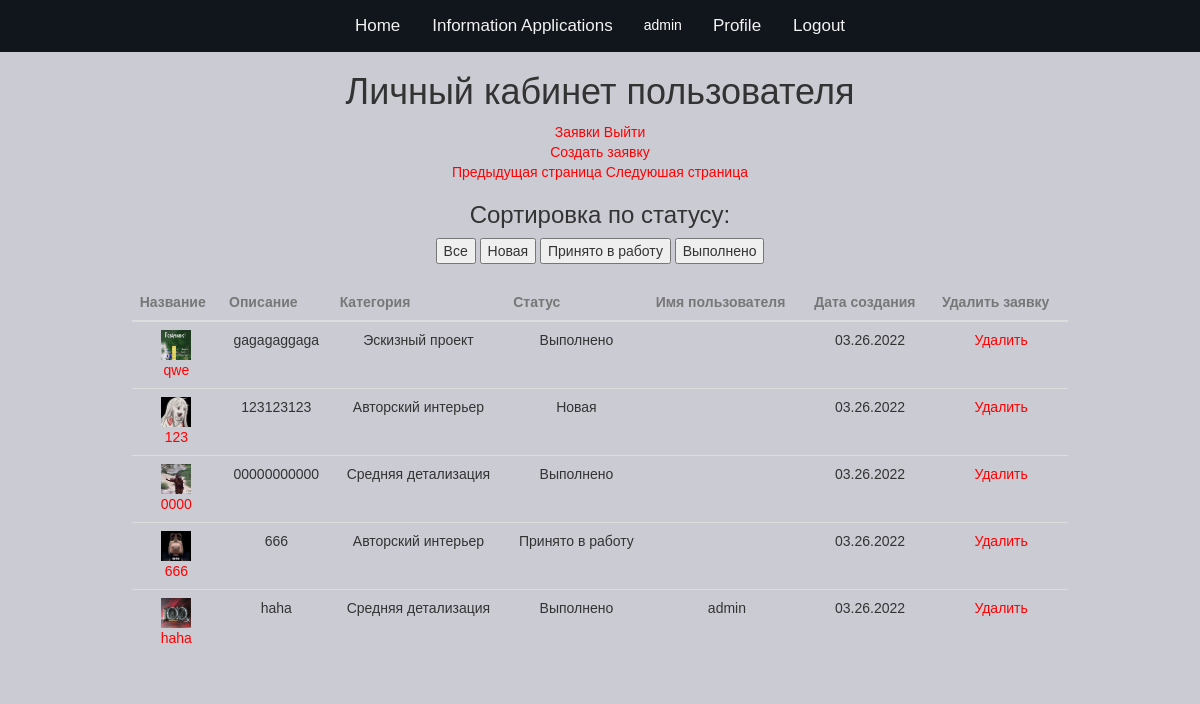
The page /accounts/profile/ (signed in) on the database its author committed.
### accounts/models.py (models this page shows, shortened)
class User(AbstractBaseUser, PermissionsMixin):
    id = models.AutoField(primary_key=True, unique=True)
    full_name = models.CharField(max_length=50,)
    username = models.CharField(max_length=50, unique=True)
    password = models.CharField(max_length=200)
    email = models.EmailField(unique=True, max_length=254)
    is_staff = models.BooleanField(default=False)
    USERNAME_FIELD = 'username'  # Идентификатор для обращения
    REQUIRED_FIELDS = ['email']  # Список имён полей для Superuser
    objects = MyUserManager()

class Application(models.Model):
    id = models.AutoField(primary_key=True, unique=True, verbose_name='id')
    title = models.CharField(max_length=200, verbose_name='Название')
    desc = models.TextField(max_length=400, verbose_name='Описание')
    img = models.ImageField(upload_to='img', verbose_name='Картинка')
    ready_design = models.ImageField(upload_to='design', verbose_name='Готовый дизайн', null=True, blank=True)
    user = models.ForeignKey(User, on_delete=models.SET_NULL, verbose_name='Пользователь', null=True, blank=True,
                             to_field='id')
    date = models.DateField(default=datetime.today())
    comment = models.TextField(max_length=400, verbose_name='Комментарий', null=True, blank=True)
    NEW = 'new'
    LOAD = 'load'
    READY = 'ready'
    LOAN_STATUS = (
        (NEW, 'Новая'),
        (LOAD, 'Принято в работу'),
        (READY, 'Выполнено'),
    )
    status = models.CharField(max_length=30, choices=LOAN_STATUS, default='new', help_text='Статус',
                              verbose_name='Статус')
    SKETCH = 'sketch'
    MID_DETAIL = 'mid_detail'
    AUTHOR = 'author'
    CATEGORIES = (
        (SKETCH, 'Эскизный проект'),
        (MID_DETAIL, 'Средняя детализация'),
        (AUTHOR, 'Авторский интерьер'),
    )
    category = models.CharField(max_length=30, choices=CATEGORIES, default='Эскизный проект', help_text='Категории',
                                verbose_name='Категории')
    def get_absolute_url(self):  # Тут мы создали новый метод
        return reverse('profile_application_detail', args=[str(self.id)])

### accounts/views.py (the view)
# urls.py: path('profile/', views.profile.as_view(), name='profile'),
class profile(generic.ListView):
    model = Application
    template_name = 'registration/profile.html'
    paginate_by = 5
    def get_queryset(self):
        ordering = self.request.GET.get('orderby')
        if ordering == 'Выполнено':
            ordering = 'ready'
        elif ordering == 'Принято в работу':
            ordering = 'load'
        elif ordering == 'Новая':
            ordering = 'new'
        elif ordering == 'Все':
            ordering = ''
        if ordering == '' or ordering == None:
            if self.request.user.is_staff:
                return Application.objects.filter()
            else:
                return Application.objects.filter(user__exact=self.request.user.id)
        else:
            if self.request.user.is_staff:
                return Application.objects.filter(status=ordering)
            else:
                return Application.objects.filter(user__exact=self.request.user.id, status=ordering)

### accounts/templates/registration/profile.html (shortened to what this page needs)
{% extends 'base.html' %}
{% load static %}
{% block content %}
<h1>Личный кабинет пользователя</h1>
<a href="{% url 'profile_applications' %}">Заявки</a>
<a href="{% url 'logout'%}?next={{request.path}}">Выйти</a>
{% if request.user.is_authenticated %}
<a  class="ap" href="{% url 'profile_applications_create' %}">Создать заявку </a>
<div>
  {% if page_obj.has_previous %}
    <a href="?page={{ page_obj.previous_page_number }}">Предыдущая страница</a>
  {% else %}
    <a href="#">Предыдущая страница</a>
  {% endif %}
  {% if page_obj.has_next %}
    <a href="?page={{ page_obj.next_page_number }}">Следуюшая страница</a>
  {% else %}
    <a href="#">Следуюшая страница</a>
  {% endif %}
</div>
{% endif %}
<h3>Сортировка по статусу:</h3>
<form action="{% url 'profile_applications' %}" method="get">
    <input type="submit" name="orderby" value="Все">
    <input type="submit" name="orderby" value="Новая">
    <input type="submit" name="orderby" value="Принято в работу">
    <input type="submit" name="orderby" value="Выполнено">
</form><br>
{% if application_list %}
<table class="table align-middle table-edge table-hover table-nowrap mb-0">
  <thead class="thead-light">
      <tr>
          <th>
              <a href="javascript: void(0);" class="text-muted list-sort" data-sort="name">
                  Название
              </a>
          </th>
          <th>
              <a href="javascript: void(0);" class="text-muted list-sort" data-sort="email">
                  Описание
              </a>
          </th>
          <th>
              <a href="javascript: void(0);" class="text-muted list-sort" data-sort="id">
                  Категория
              </a>
          </th>
          <th>
              <a href="javascript: void(0);" class="text-muted list-sort" data-sort="date">
                  Статус
              </a>
          </th>
          {% if user.is_staff %}
          <th>
              <a href="javascript: void(0);" class="text-muted list-sort" data-sort="status">
                  Имя пользователя
              </a>
          </th>
          {% endif %}
          <th class="w-150px min-w-150px">
              <a href="javascript: void(0);" class="text-muted list-sort" data-sort="status">
                  Дата создания
              </a>
          </th>
          <th class="w-150px min-w-150px">
            <a href="javascript: void(0);" class="text-muted list-sort" data-sort="status">
                Удалить заявку
            </a>
        </th>
      </tr>
  </thead>
  <tbody class="list">
    {% for application in application_list %}
      <tr>
          <td>
              <div class="avatar avatar-circle avatar-xs me-2">
                  <img src="..{{ application.img.url }}" alt="..." class="avatar-img" width="30" height="30">
              </div>
          <a class="name fw-bold" href="{{ application.get_absolute_url }}">{{ application.title }}</a>
          </td>
          <td class="email">{{ application.desc }}</td>
          <td class="category">{{ application.get_category_display }}</td>
          <td class="status">{{ application.get_status_display }}</td>
          {% if user.is_staff %}
            <td class="name fw-bold">{{ application.user.get_username }}</td>
          {% endif %}
          <td class="date" data-signed="1648252800">03.26.2022</td>
          <td class="date"><a href="{% url 'profile_application_delete' application.id %}">Удалить</a></td>
      </tr>
      {% endfor %}
    </tbody>
</table>
{% endif %}
{% endblock %}

### accounts/templates/base.html (shortened to what this page needs)
<!DOCTYPE html>
<html lang="en">
<head>
  <link rel="stylesheet" href="https://maxcdn.bootstrapcdn.com/bootstrap/3.3.7/css/bootstrap.min.css">
  {% load static %}
  <link rel="stylesheet" href="{% static 'css/style.css' %}">
</head>
<body>
<header>
      <ul class="sidebar-nav">
          <li class="item"><a href="{% url 'index' %}">Home</a></li>
          <li class="item"><a href="{% url 'profile_main_applications' %}" class="nav-link">Information Applications</a></li>
          {% if user.is_authenticated %}
          <li class="user">{{ user.get_username }}</li>
          <li class="item"><a href="{% url 'profile' %}">Profile</a></li>
          <li class="item"><a href="{% url 'logout'%}?next={{request.path}}">Logout</a></li>
          {% else %}
          <li class="item"><a href="{% url 'login'%}?next={{request.path}}">Login</a></li>
          <li class="item"><a href="{% url 'register'%}">Registrate</a></li>
          {% endif %}
      </ul>
</header>
  <div class="container-fluid">
    <div class="row">
      <div class="col-sm-10 ">
      {% block content %}{% endblock %}
      </div>
    </div>
  </div>
</body>
</html>

### accounts/static/css/style.css (style rules this page uses)
.sidebar-nav { margin: 0px; padding: 0; list-style: none; text-decoration:none; background-color: #11151C; overflow: hidden; display:flex; justify-content:center; }
.sidebar-nav a { float: left; color: #f2f2f2; text-align: center; padding: 14px 16px; text-decoration: none; font-size: 17px; }
body { background:#CBCBD4; background-size: 100%; margin: 0; font-family: Arial, Helvetica, sans-serif; }
a { text-decoration: none; color:red; }
.row { margin: 0 5px; padding: 0; list-style: none; text-decoration:none; overflow: hidden; display:flex; justify-content:center; text-align:center; }
.user { color: white; padding: 15px; }
.ap { display: flex; justify-content:center; }

### rows shown on the page
User: get_username "admin"
Application: img (picture), title "qwe", desc "gagagaggaga", category "Эскизный проект", status "Выполнено"
Application: img (picture), title "123", desc "123123123", category "Авторский интерьер", status "Новая"
Application: img (picture), title "0000", desc "00000000000", category "Средняя детализация", status "Выполнено"
Application: img (picture), title "666", desc "666", category "Авторский интерьер", status "Принято в работу"
Application: img (picture), title "haha", desc "haha", category "Средняя детализация", status "Выполнено", user.get_username "admin"
